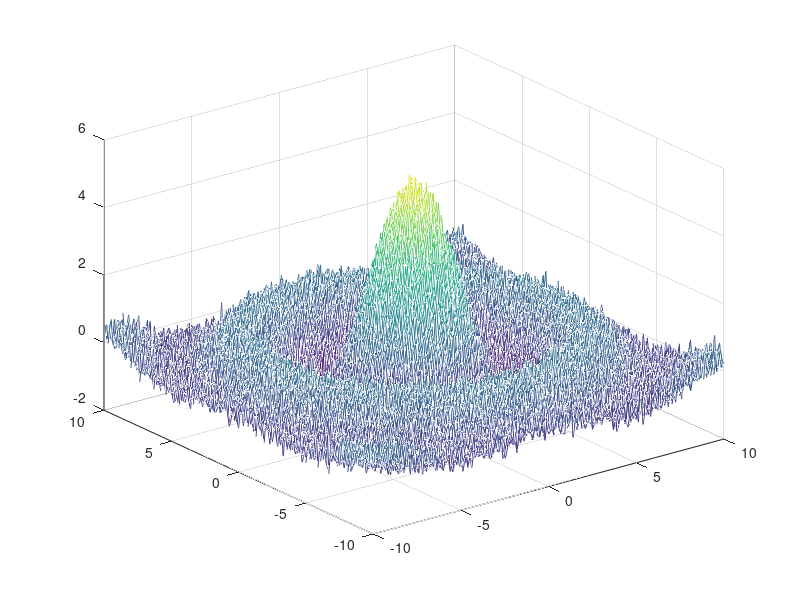

The MATLAB script that drew this image:
function Y= part1

x1 = -10:0.1:10;
x2 = x1;
Y = [];
for i = 1:length(x1)
    temp = [];
    for j = 1:length(x2)
        temp = [temp, plotEV([x1(i),x2(j)])];
    end
    Y = [Y; temp];
end
mesh(x1,x2,Y);

function [Y] = plotEV(X)

R = sqrt(X(1).^2 + X(2).^2) + eps;
Y = 5*sin(R)./R + 0.2*randn;

